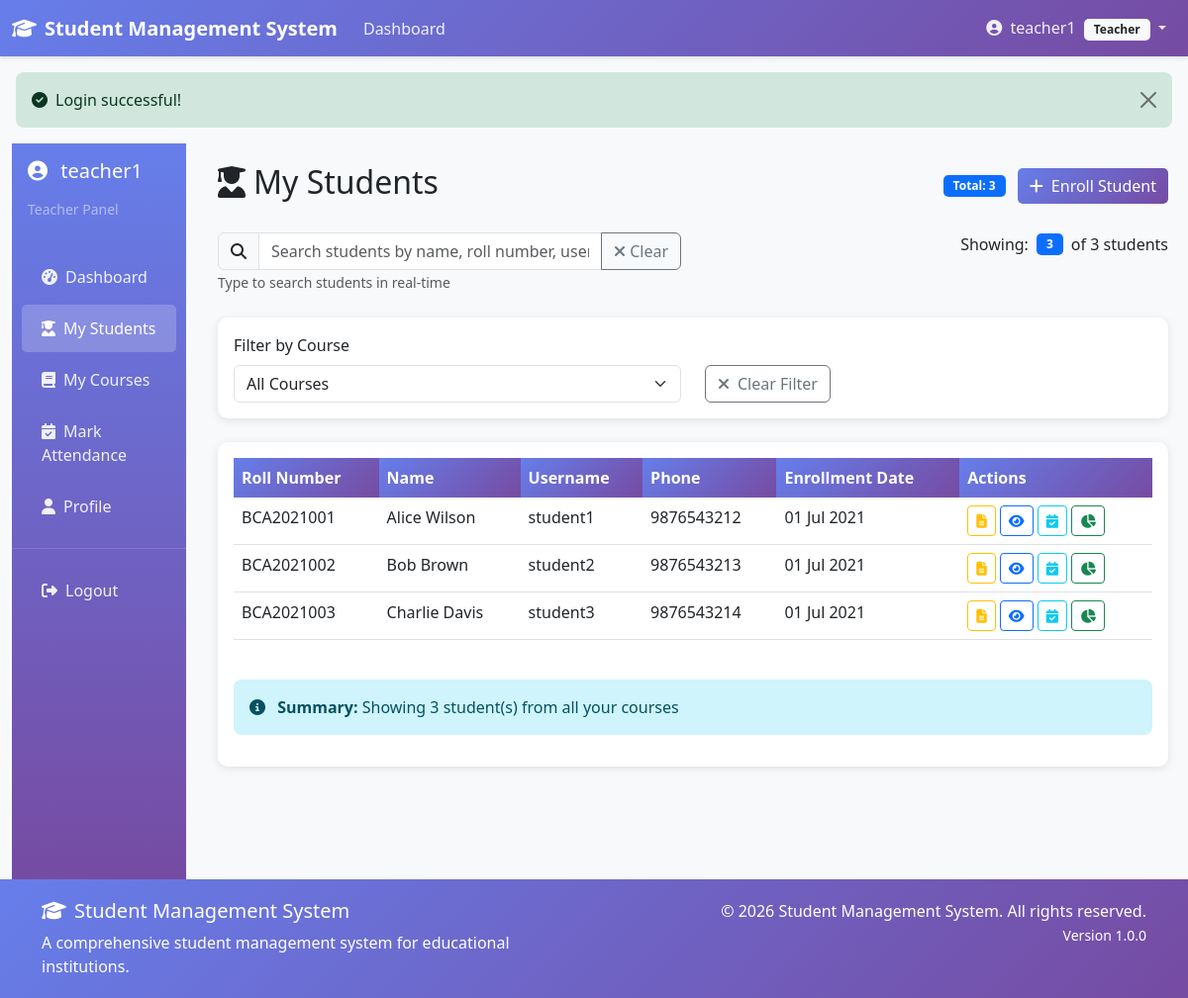
The app's page /teacher/students.php (signed in) with its own data.
### tables this page shows
CREATE TABLE students (
    id INT AUTO_INCREMENT PRIMARY KEY,
    user_id INT UNIQUE NOT NULL COMMENT 'Link to users table',
    first_name VARCHAR(50) NOT NULL COMMENT 'Student first name',
    last_name VARCHAR(50) NOT NULL COMMENT 'Student last name',
    roll_number VARCHAR(20) UNIQUE NOT NULL COMMENT 'Unique roll number (e.g., BCA2021001)',
    date_of_birth DATE NOT NULL COMMENT 'Student date of birth',
    gender ENUM('male', 'female', 'other') NOT NULL COMMENT 'Student gender',
    phone VARCHAR(15) DEFAULT NULL COMMENT 'Contact phone number',
    address TEXT DEFAULT NULL COMMENT 'Residential address',
    enrollment_date DATE NOT NULL COMMENT 'Date of enrollment in institution',
    batch_year VARCHAR(10) DEFAULT NULL COMMENT 'Academic batch year',
    semester VARCHAR(20) DEFAULT NULL COMMENT 'Current semester',
    section VARCHAR(10) DEFAULT NULL COMMENT 'Class section',
    blood_group VARCHAR(5) DEFAULT NULL COMMENT 'Blood group for medical records',
    nationality VARCHAR(50) DEFAULT NULL COMMENT 'Student nationality',
    religion VARCHAR(50) DEFAULT NULL COMMENT 'Student religion',
    category ENUM('general', 'sc', 'st', 'obc', 'other') DEFAULT 'general' COMMENT 'Student category',
    admission_type ENUM('regular', 'management', 'nri', 'other') DEFAULT 'regular' COMMENT 'Type of admission',
    father_name VARCHAR(50) DEFAULT NULL COMMENT 'Father name',
    mother_name VARCHAR(50) DEFAULT NULL COMMENT 'Mother name',
    guardian_name VARCHAR(50) DEFAULT NULL COMMENT 'Guardian name',
    parent_phone VARCHAR(15) DEFAULT NULL COMMENT 'Parent/guardian contact',
    parent_email VARCHAR(100) DEFAULT NULL COMMENT 'Parent/guardian email',
    emergency_contact VARCHAR(15) DEFAULT NULL COMMENT 'Emergency contact number',
    created_at TIMESTAMP DEFAULT CURRENT_TIMESTAMP COMMENT 'Record creation time',
    updated_at TIMESTAMP DEFAULT CURRENT_TIMESTAMP ON UPDATE CURRENT_TIMESTAMP COMMENT 'Last update time',
    
     
    FOREIGN KEY (user_id) REFERENCES users(id) ON DELETE CASCADE,
    
     
    INDEX idx_roll_number (roll_number),
    INDEX idx_batch_year (batch_year),
    INDEX idx_enrollment_date (enrollment_date),
    INDEX idx_first_name (first_name),
    INDEX idx_last_name (last_name)
);

CREATE TABLE users (
    id INT AUTO_INCREMENT PRIMARY KEY,
    username VARCHAR(50) UNIQUE NOT NULL COMMENT 'Login username - unique across system',
    email VARCHAR(100) UNIQUE NOT NULL COMMENT 'User email - unique across system',
    password VARCHAR(255) NOT NULL COMMENT 'Hashed password using bcrypt',
    role ENUM('admin', 'teacher', 'student') NOT NULL COMMENT 'User role for access control',
    profile_image VARCHAR(255) DEFAULT NULL COMMENT 'Profile picture path',
    is_active BOOLEAN DEFAULT TRUE COMMENT 'Account status (active/inactive)',
    last_login TIMESTAMP NULL COMMENT 'Last login timestamp',
    password_reset_token VARCHAR(255) DEFAULT NULL COMMENT 'Password reset token',
    password_reset_expires TIMESTAMP NULL COMMENT 'Password reset token expiry',
    created_at TIMESTAMP DEFAULT CURRENT_TIMESTAMP COMMENT 'Account creation time',
    updated_at TIMESTAMP DEFAULT CURRENT_TIMESTAMP ON UPDATE CURRENT_TIMESTAMP COMMENT 'Last update time',
    
     
    INDEX idx_username (username),
    INDEX idx_email (email),
    INDEX idx_role (role),
    INDEX idx_is_active (is_active)
);

### config/config.php (called while the page is built, shortened)
<?php
function formatDate($date) {
    return date('d M Y', strtotime($date));
}
?>

### teacher/students.php (the view, shortened to what this page needs)
<?php
require_once __DIR__ . '/../config/config.php';
$myStudents = [];
$myCourses = [];
try {
    $pdo = getDBConnection();
    $stmt = $pdo->prepare("SELECT id FROM teachers WHERE user_id = ?");
    $stmt->execute([getUserId()]);
    $teacher = $stmt->fetch();
    if ($teacher) {
        $teacherId = $teacher['id'];
        $stmt = $pdo->prepare("SELECT * FROM courses WHERE teacher_id = ? ORDER BY course_name");
        $stmt->execute([$teacherId]);
        $myCourses = $stmt->fetchAll();
        $stmt = $pdo->query("
            SELECT s.*, u.username, u.email
            FROM students s
            JOIN users u ON s.user_id = u.id
            ORDER BY s.first_name, s.last_name
        ");
        $allStudents = $stmt->fetchAll();
        $courseFilter = isset($_GET['course_id']) ? (int)$_GET['course_id'] : 0;
        if ($courseFilter > 0) {
            $stmt = $pdo->prepare("
                SELECT DISTINCT s.*, u.username, u.email, c.course_name, e.enrollment_date
                FROM students s
                JOIN users u ON s.user_id = u.id
                JOIN enrollments e ON s.id = e.student_id
                JOIN courses c ON e.course_id = c.id
                WHERE c.teacher_id = ? AND e.course_id = ? AND e.status = 'active'
                ORDER BY s.first_name, s.last_name
            ");
            $stmt->execute([$teacherId, $courseFilter]);
        } else {
            $stmt = $pdo->prepare("
                SELECT DISTINCT s.*, u.username, u.email
                FROM students s
                JOIN users u ON s.user_id = u.id
                JOIN enrollments e ON s.id = e.student_id
                JOIN courses c ON e.course_id = c.id
                WHERE c.teacher_id = ? AND e.status = 'active'
                ORDER BY s.first_name, s.last_name
            ");
            $stmt->execute([$teacherId]);
        }
        $myStudents = $stmt->fetchAll();
    }
} catch (PDOException $e) {
    setErrorMessage('Database error: ' . $e->getMessage());
}
?>
<?php include __DIR__ . '/../includes/header.php'; ?>
<div class="container-fluid">
    <div class="row">
        <div class="col-md-3 col-lg-2 d-none d-md-block">
            <?php include __DIR__ . '/../includes/sidebar.php'; ?>
        </div>
        <div class="col-md-9 col-lg-10 main-content">
            <div class="d-flex justify-content-between align-items-center mb-4">
                <h2><i class="fas fa-user-graduate me-2"></i>My Students</h2>
                <div>
                    <span class="badge bg-primary">Total: <?php echo count($myStudents); ?></span>
                    <button class="btn btn-primary ms-2" data-bs-toggle="modal" data-bs-target="#enrollStudentModal">
                        <i class="fas fa-plus me-2"></i>Enroll Student
                    </button>
                </div>
            </div>
            <div class="row mb-4">
                <div class="col-md-6">
                    <div class="input-group">
                        <span class="input-group-text">
                            <i class="fas fa-search"></i>
                        </span>
                        <input type="text" class="form-control" id="studentSearch" placeholder="Search students by name, roll number, username, or phone...">
                        <button class="btn btn-outline-secondary" type="button" id="clearStudentSearch">
                            <i class="fas fa-times"></i> Clear
                        </button>
                    </div>
                    <small class="text-muted">Type to search students in real-time</small>
                </div>
                <div class="col-md-6">
                    <div class="d-flex align-items-center justify-content-end">
                        <span class="me-2">Showing:</span>
                        <span class="badge bg-primary" id="studentCount">0</span>
                        <span class="ms-2">of <?php echo count($myStudents); ?> students</span>
                    </div>
                </div>
            </div>
            <?php if (!empty($myCourses)): ?>
                <div class="card mb-4">
                    <div class="card-body">
                        <form method="GET" action="">
                            <div class="row">
                                <div class="col-md-6">
                                    <label class="form-label">Filter by Course</label>
                                    <select class="form-select" name="course_id" onchange="this.form.submit()">
                                        <option value="">All Courses</option>
                                    </select>
                                </div>
                                <div class="col-md-6 d-flex align-items-end">
                                    <button type="button" class="btn btn-outline-secondary" onclick="window.location.href='students.php'">
                                        <i class="fas fa-times me-2"></i>Clear Filter
                                    </button>
                                </div>
                            </div>
                        </form>
                    </div>
                </div>
            <?php endif; ?>
            <div class="card">
                <div class="card-body">
                    <?php if (!empty($myStudents)): ?>
                        <div class="table-responsive">
                            <table class="table table-hover" id="studentsTable">
                                <thead>
                                    <tr>
                                        <th>Roll Number</th>
                                        <th>Name</th>
                                        <th>Username</th>
                                        <th>Phone</th>
                                        <th>Enrollment Date</th>
                                        <th>Actions</th>
                                    </tr>
                                </thead>
                                <tbody>
                                    <?php foreach ($myStudents as $student): ?>
                                        <tr class="student-row"
                                            data-id="<?php echo $student['id']; ?>"
                                            data-roll="<?php echo htmlspecialchars(strtolower($student['roll_number'])); ?>"
                                            data-name="<?php echo htmlspecialchars(strtolower($student['first_name'] . ' ' . $student['last_name'])); ?>"
                                            data-username="<?php echo htmlspecialchars(strtolower($student['username'])); ?>"
                                            data-phone="<?php echo htmlspecialchars(strtolower($student['phone'])); ?>"
                                            data-date="<?php echo formatDate($student['enrollment_date'] ?? $student['enrollment_date']); ?>"
                                            data-course="<?php echo isset($student['course_name']) ? htmlspecialchars(strtolower($student['course_name'])) : ''; ?>"
                                            data-search-text="<?php echo htmlspecialchars(strtolower($student['roll_number'] . ' ' . $student['first_name'] . ' ' . $student['last_name'] . ' ' . $student['username'] . ' ' . $student['phone'] . ' ' . ($student['course_name'] ?? '') . ' ' . formatDate($student['enrollment_date'] ?? $student['enrollment_date']))); ?>">
                                            <td><?php echo htmlspecialchars($student['roll_number']); ?></td>
                                            <td><?php echo htmlspecialchars($student['first_name'] . ' ' . $student['last_name']); ?></td>
                                            <td><?php echo htmlspecialchars($student['username']); ?></td>
                                            <td><?php echo htmlspecialchars($student['phone']); ?></td>
                                            <td><?php echo formatDate($student['enrollment_date'] ?? $student['enrollment_date']); ?></td>
                                            <td>
                                                <button class="btn btn-sm btn-outline-warning" onclick="generateReport(<?php echo $student['id']; ?>)" title="Generate Report">
                                                    <i class="fas fa-file-alt"></i>
                                                </button>
                                                <button class="btn btn-sm btn-outline-primary" onclick="viewStudent(<?php echo $student['id']; ?>)" title="View Details">
                                                    <i class="fas fa-eye"></i>
                                                </button>
                                                <button class="btn btn-sm btn-outline-info" onclick="viewAttendance(<?php echo $student['id']; ?>)" title="View Attendance">
                                                    <i class="fas fa-calendar-check"></i>
                                                </button>
                                                <button class="btn btn-sm btn-outline-success" onclick="viewAttendancePercentage(<?php echo $student['id']; ?>)" title="View Attendance Percentage">
                                                    <i class="fas fa-chart-pie"></i>
                                                </button>
                                            </td>
                                        </tr>
                                    <?php endforeach; ?>
                                </tbody>
                            </table>
                        </div>
                        <div class="row mt-4">
                            <div class="col-md-12">
                                <div class="alert alert-info">
                                    <i class="fas fa-info-circle me-2"></i>
                                    <strong>Summary:</strong>
                                    Showing <?php echo count($myStudents); ?> student(s)
                                    <?php if (isset($_GET['course_id']) && $_GET['course_id'] > 0): ?>
                                        from the selected course
                                    <?php else: ?>
                                        from all your courses
                                    <?php endif; ?>
                                </div>
                            </div>
                        </div>
                    <?php endif; ?>
                </div>
            </div>
        </div>
    </div>
</div>
<?php include __DIR__ . '/../includes/footer.php'; ?>

### includes/header.php (style rules this page uses)
:root { --primary-color: #667eea; --secondary-color: #764ba2; --success-color: #28a745; --danger-color: #dc3545; --warning-color: #ffc107; --info-color: #17a2b8; }
body { font-family: 'Segoe UI', Tahoma, Geneva, Verdana, sans-serif; background-color: #f8f9fa; }
.card { border: none; border-radius: 10px; box-shadow: 0 2px 10px rgba(0,0,0,0.1); transition: transform 0.3s ease, box-shadow 0.3s ease; }
.btn-primary { background: linear-gradient(135deg, var(--primary-color) 0%, var(--secondary-color) 100%); border: none; border-radius: 5px; transition: all 0.3s ease; }
.main-content { padding: 20px; }
.table thead th { background: linear-gradient(135deg, var(--primary-color) 0%, var(--secondary-color) 100%); color: white; border: none; }
.badge { padding: 5px 10px; border-radius: 5px; }
.alert { border: none; border-radius: 8px; }

### records on screen
students: roll_number "BCA2021001", first_name+last_name "Alice Wilson", user.username "student1", phone "9876543212", enrollment_date "01 Jul 2021"
students: roll_number "BCA2021002", first_name+last_name "Bob Brown", user.username "student2", phone "9876543213", enrollment_date "01 Jul 2021"
students: roll_number "BCA2021003", first_name+last_name "Charlie Davis", user.username "student3", phone "9876543214", enrollment_date "01 Jul 2021"

### other values on screen
APP_NAME "Student Management System"
$_SESSION['username'] "teacher1"
getUserRole() "Teacher"
$successMessage "Login successful!"
$role "Teacher"
count($myStudents) "3"
APP_VERSION "1.0.0"
